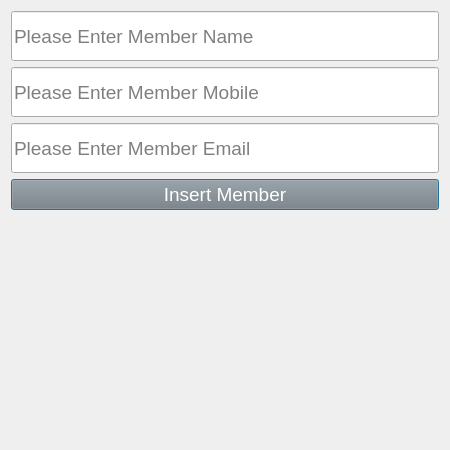
<?xml version="1.0" encoding="UTF-8"?>
<ui version="4.0">
 <class>Dialog</class>
 <widget class="QDialog" name="Dialog">
  <property name="geometry">
   <rect>
    <x>0</x>
    <y>0</y>
    <width>450</width>
    <height>450</height>
   </rect>
  </property>
  <property name="windowTitle">
   <string>Insert Member</string>
  </property>
  <layout class="QVBoxLayout" name="verticalLayout">
   <item>
    <widget class="QLineEdit" name="lineEdit_membername">
     <property name="maximumSize">
      <size>
       <width>16777215</width>
       <height>50</height>
      </size>
     </property>
     <property name="font">
      <font>
       <pointsize>14</pointsize>
      </font>
     </property>
     <property name="placeholderText">
      <string>Please Enter Member Name</string>
     </property>
    </widget>
   </item>
   <item>
    <widget class="QLineEdit" name="lineEdit_membermobile">
     <property name="maximumSize">
      <size>
       <width>16777215</width>
       <height>50</height>
      </size>
     </property>
     <property name="font">
      <font>
       <pointsize>14</pointsize>
      </font>
     </property>
     <property name="placeholderText">
      <string>Please Enter Member Mobile</string>
     </property>
    </widget>
   </item>
   <item>
    <widget class="QLineEdit" name="lineEdit_memberemail">
     <property name="maximumSize">
      <size>
       <width>16777215</width>
       <height>50</height>
      </size>
     </property>
     <property name="font">
      <font>
       <pointsize>14</pointsize>
      </font>
     </property>
     <property name="placeholderText">
      <string>Please Enter Member Email</string>
     </property>
    </widget>
   </item>
   <item>
    <widget class="QPushButton" name="pushButton_save">
     <property name="font">
      <font>
       <pointsize>14</pointsize>
      </font>
     </property>
     <property name="styleSheet">
      <string notr="true">QPushButton {

background-color: grey;
color: white;

}</string>
     </property>
     <property name="text">
      <string>Insert Member</string>
     </property>
    </widget>
   </item>
   <item>
    <widget class="QLabel" name="label_result">
     <property name="font">
      <font>
       <pointsize>14</pointsize>
       <weight>75</weight>
       <bold>true</bold>
      </font>
     </property>
     <property name="text">
      <string/>
     </property>
    </widget>
   </item>
  </layout>
 </widget>
 <resources/>
 <connections/>
</ui>
